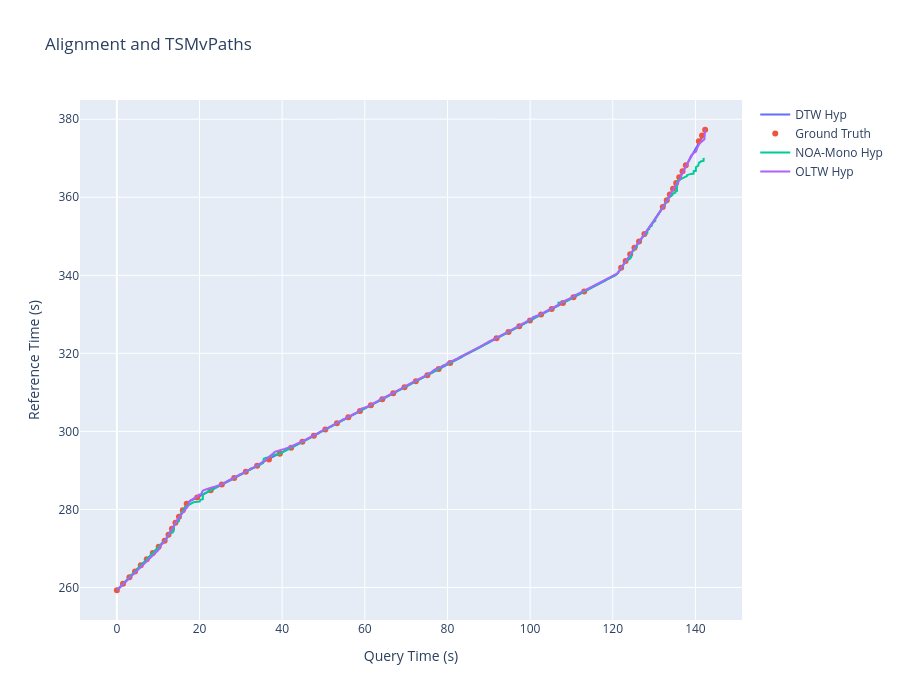

The notebook cell saved with this chart:
### Code cell
# Create a figure
fig = go.Figure()
fig.update_layout(
    title='Alignment and TSMvPaths',
    xaxis_title='Query Time (s)',
    yaxis_title='Reference Time (s)',
    width=900,
    height=700
)
fig.add_trace(go.Scatter(
    x=dtw_hyp[0], y=dtw_hyp[1], mode='lines', name='DTW Hyp'
))
fig.add_trace(go.Scatter(
    x=gt[0], y=gt[1], mode='markers', name='Ground Truth'
))
fig.add_trace(go.Scatter(
    x=noa_mono_hyp[0], y=noa_mono_hyp[1], mode='lines', name='NOA-Mono Hyp'
))
fig.add_trace(go.Scatter(
    x=oltw_hyp[0], y=oltw_hyp[1], mode='lines', name='OLTW Hyp'
))

fig.show()

### Figure 1 — Plotly figure (JSON) as saved in the notebook; plotly's stock layout.template omitted (floating-point values rounded to 4 significant figures; data arrays with more than 128 entries replaced by an {"elided": "..."} marker saying what was removed)
{"data": [{"mode": "lines", "name": "DTW Hyp", "type": "scatter", "x": {"elided": "3908 float values"}, "y": {"elided": "3908 float values"}}, {"mode": "markers", "name": "Ground Truth", "type": "scatter", "x": [0.0, 1.492, 3.045, 4.398, 5.802, 7.234, 8.705, 10.12, 11.56, 12.5, 13.33, 14.18, 15.03, 15.96, 16.9, 19.44, 22.71, 25.4, 28.4, 31.2, 33.95, 36.8, 39.44, 42.17, 44.89, 47.67, 50.44, 53.26, 56.01, 58.83, 61.48, 64.22, 66.87, 69.61, 72.35, 75.13, 77.87, 80.66, 91.88, 94.77, 97.38, 99.97, 102.7, 105.2, 107.9, 110.5, 113.1, 122.0, 123.1, 124.2, 125.2, 126.4, 127.7, 132.1, 133.1, 133.8, 134.6, 135.3, 136.1, 136.9, 137.7, 140.8, 141.6, 142.3], "y": [259.3, 260.9, 262.6, 264.1, 265.7, 267.2, 268.9, 270.4, 272.0, 273.5, 275.0, 276.6, 278.1, 279.8, 281.5, 283.1, 284.9, 286.4, 288.0, 289.6, 291.2, 292.8, 294.3, 295.8, 297.3, 298.9, 300.5, 302.1, 303.6, 305.2, 306.7, 308.3, 309.8, 311.3, 312.8, 314.4, 316.0, 317.5, 323.9, 325.5, 327.0, 328.4, 329.9, 331.4, 332.9, 334.4, 335.8, 341.9, 343.6, 345.4, 347.0, 348.7, 350.6, 357.5, 359.3, 360.7, 362.2, 363.7, 365.1, 366.7, 368.2, 374.3, 375.8, 377.3]}, {"mode": "lines", "name": "NOA-Mono Hyp", "type": "scatter", "x": {"elided": "6127 float values"}, "y": {"elided": "6127 float values"}}, {"mode": "lines", "name": "OLTW Hyp", "type": "scatter", "x": {"elided": "9028 float values"}, "y": {"elided": "9028 float values"}}], "layout": {"height": 700, "title": {"text": "Alignment and TSMvPaths"}, "width": 900, "xaxis": {"title": {"text": "Query Time (s)"}}, "yaxis": {"title": {"text": "Reference Time (s)"}}}}
